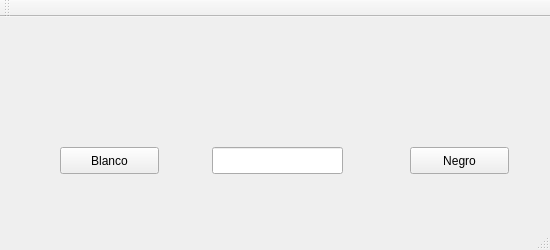
<?xml version="1.0" encoding="UTF-8"?>
<ui version="4.0">
 <class>MainWindow</class>
 <widget class="QMainWindow" name="MainWindow">
  <property name="geometry">
   <rect>
    <x>0</x>
    <y>0</y>
    <width>550</width>
    <height>250</height>
   </rect>
  </property>
  <property name="minimumSize">
   <size>
    <width>550</width>
    <height>250</height>
   </size>
  </property>
  <property name="maximumSize">
   <size>
    <width>550</width>
    <height>250</height>
   </size>
  </property>
  <property name="windowTitle">
   <string>MainWindow</string>
  </property>
  <widget class="QWidget" name="centralWidget">
   <widget class="ManejoInformacion" name="widget" native="true">
    <property name="geometry">
     <rect>
      <x>10</x>
      <y>20</y>
      <width>121</width>
      <height>71</height>
     </rect>
    </property>
   </widget>
   <widget class="QLineEdit" name="lineEdit">
    <property name="geometry">
     <rect>
      <x>212</x>
      <y>130</y>
      <width>131</width>
      <height>27</height>
     </rect>
    </property>
    <property name="alignment">
     <set>Qt::AlignCenter</set>
    </property>
    <property name="readOnly">
     <bool>true</bool>
    </property>
   </widget>
   <widget class="ManejoInformacion" name="widget_2" native="true">
    <property name="geometry">
     <rect>
      <x>150</x>
      <y>20</y>
      <width>121</width>
      <height>71</height>
     </rect>
    </property>
   </widget>
   <widget class="ManejoInformacion" name="widget_3" native="true">
    <property name="geometry">
     <rect>
      <x>280</x>
      <y>20</y>
      <width>121</width>
      <height>71</height>
     </rect>
    </property>
   </widget>
   <widget class="ManejoInformacion" name="widget_4" native="true">
    <property name="geometry">
     <rect>
      <x>420</x>
      <y>20</y>
      <width>121</width>
      <height>71</height>
     </rect>
    </property>
   </widget>
   <widget class="QPushButton" name="ButtonBlanco">
    <property name="geometry">
     <rect>
      <x>60</x>
      <y>130</y>
      <width>99</width>
      <height>27</height>
     </rect>
    </property>
    <property name="text">
     <string>Blanco</string>
    </property>
   </widget>
   <widget class="QPushButton" name="ButtonNegro">
    <property name="geometry">
     <rect>
      <x>410</x>
      <y>130</y>
      <width>99</width>
      <height>27</height>
     </rect>
    </property>
    <property name="text">
     <string>Negro</string>
    </property>
   </widget>
  </widget>
  <widget class="QMenuBar" name="menuBar">
   <property name="geometry">
    <rect>
     <x>0</x>
     <y>0</y>
     <width>550</width>
     <height>25</height>
    </rect>
   </property>
  </widget>
  <widget class="QToolBar" name="mainToolBar">
   <attribute name="toolBarArea">
    <enum>TopToolBarArea</enum>
   </attribute>
   <attribute name="toolBarBreak">
    <bool>false</bool>
   </attribute>
  </widget>
  <widget class="QStatusBar" name="statusBar"/>
 </widget>
 <layoutdefault spacing="6" margin="11"/>
 <customwidgets>
  <customwidget>
   <class>ManejoInformacion</class>
   <extends>QWidget</extends>
   <header>../class.h</header>
   <container>1</container>
  </customwidget>
 </customwidgets>
 <resources/>
 <connections/>
</ui>
